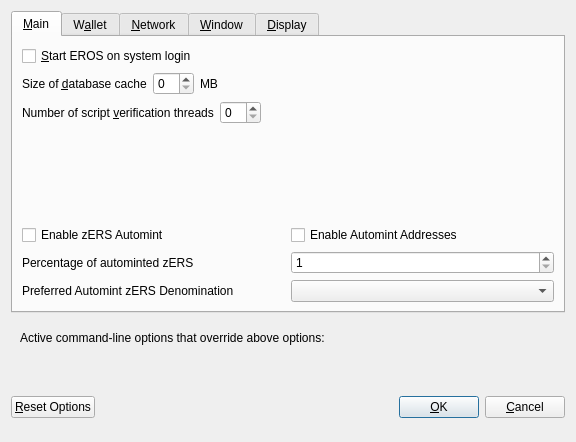
<?xml version="1.0" encoding="UTF-8"?>
<ui version="4.0">
 <class>OptionsDialog</class>
 <widget class="QDialog" name="OptionsDialog">
  <property name="geometry">
   <rect>
    <x>0</x>
    <y>0</y>
    <width>576</width>
    <height>442</height>
   </rect>
  </property>
  <property name="windowTitle">
   <string>Options</string>
  </property>
  <property name="modal">
   <bool>true</bool>
  </property>
  <layout class="QVBoxLayout" name="verticalLayout">
   <item>
    <widget class="QTabWidget" name="tabWidget">
     <property name="currentIndex">
      <number>0</number>
     </property>
     <widget class="QWidget" name="tabMain">
      <attribute name="title">
       <string>&amp;Main</string>
      </attribute>
      <layout class="QVBoxLayout" name="verticalLayout_Main">
       <item>
        <widget class="QCheckBox" name="bitcoinAtStartup">
         <property name="toolTip">
          <string>Automatically start EROS after logging in to the system.</string>
         </property>
         <property name="text">
          <string>&amp;Start EROS on system login</string>
         </property>
        </widget>
       </item>
       <item>
        <layout class="QHBoxLayout" name="horizontalLayout_2_Main">
         <item>
          <widget class="QLabel" name="databaseCacheLabel">
           <property name="text">
            <string>Size of &amp;database cache</string>
           </property>
           <property name="textFormat">
            <enum>Qt::PlainText</enum>
           </property>
           <property name="buddy">
            <cstring>databaseCache</cstring>
           </property>
          </widget>
         </item>
         <item>
          <widget class="QSpinBox" name="databaseCache"/>
         </item>
         <item>
          <widget class="QLabel" name="databaseCacheUnitLabel">
           <property name="text">
            <string>MB</string>
           </property>
           <property name="textFormat">
            <enum>Qt::PlainText</enum>
           </property>
          </widget>
         </item>
         <item>
          <spacer name="horizontalSpacer_2_Main">
           <property name="orientation">
            <enum>Qt::Horizontal</enum>
           </property>
           <property name="sizeHint" stdset="0">
            <size>
             <width>40</width>
             <height>20</height>
            </size>
           </property>
          </spacer>
         </item>
        </layout>
       </item>
       <item>
        <layout class="QHBoxLayout" name="horizontalLayout_3_Main">
         <item>
          <widget class="QLabel" name="threadsScriptVerifLabel">
           <property name="text">
            <string>Number of script &amp;verification threads</string>
           </property>
           <property name="textFormat">
            <enum>Qt::PlainText</enum>
           </property>
           <property name="buddy">
            <cstring>threadsScriptVerif</cstring>
           </property>
          </widget>
         </item>
         <item>
          <widget class="QSpinBox" name="threadsScriptVerif">
           <property name="toolTip">
            <string>(0 = auto, &lt;0 = leave that many cores free)</string>
           </property>
          </widget>
         </item>
         <item>
          <spacer name="horizontalSpacer_3_Main">
           <property name="orientation">
            <enum>Qt::Horizontal</enum>
           </property>
           <property name="sizeHint" stdset="0">
            <size>
             <width>40</width>
             <height>20</height>
            </size>
           </property>
          </spacer>
         </item>
        </layout>
       </item>
       <item>
        <spacer name="verticalSpacer_2">
         <property name="orientation">
          <enum>Qt::Vertical</enum>
         </property>
         <property name="sizeHint" stdset="0">
          <size>
           <width>20</width>
           <height>40</height>
          </size>
         </property>
        </spacer>
       </item>
       <item>
        <widget class="QWidget" name="verticalZersOptionsWidget" native="true">
         <layout class="QVBoxLayout" name="verticalZersOptionsLayout">
          <property name="margin">
           <number>0</number>
          </property>
          <item>
           <layout class="QHBoxLayout" name="horizontalAutomintingLayout">
            <item>
             <widget class="QCheckBox" name="checkBoxZeromintEnable">
              <property name="toolTip">
               <string>Enable automatic minting of ERS units to zERS</string>
              </property>
              <property name="layoutDirection">
               <enum>Qt::LeftToRight</enum>
              </property>
              <property name="text">
               <string>Enable zERS Automint</string>
              </property>
             </widget>
            </item>
            <item>
             <widget class="QCheckBox" name="checkBoxZeromintAddresses">
              <property name="toolTip">
               <string>Enable automatic zERS minting from specific addresses</string>
              </property>
              <property name="layoutDirection">
               <enum>Qt::LeftToRight</enum>
              </property>
              <property name="text">
               <string>Enable Automint Addresses</string>
              </property>
             </widget>
            </item>
           </layout>
          </item>
          <item>
           <layout class="QHBoxLayout" name="horizontalZmintPercentageLayout">
            <item>
             <widget class="QLabel" name="percentage_label">
              <property name="toolTip">
               <string>Percentage of incoming ERS which get automatically converted to zERS via Zerocoin Protocol (min: 10%)</string>
              </property>
              <property name="text">
               <string>Percentage of autominted zERS</string>
              </property>
             </widget>
            </item>
            <item>
             <widget class="QSpinBox" name="zeromintPercentage">
              <property name="minimum">
               <number>1</number>
              </property>
              <property name="maximum">
               <number>100</number>
              </property>
             </widget>
            </item>
           </layout>
          </item>
          <item>
           <layout class="QHBoxLayout" name="horizontalLayout" stretch="0,0">
            <property name="sizeConstraint">
             <enum>QLayout::SetFixedSize</enum>
            </property>
            <item>
             <widget class="QLabel" name="labelPreferredDenom">
              <property name="maximumSize">
               <size>
                <width>16777215</width>
                <height>16777215</height>
               </size>
              </property>
              <property name="toolTip">
               <string>Wait with automatic conversion to Zerocoin until enough ERS for this denomination is available</string>
              </property>
              <property name="text">
               <string>Preferred Automint zERS Denomination</string>
              </property>
             </widget>
            </item>
            <item>
             <widget class="QComboBox" name="preferredDenom">
              <property name="maximumSize">
               <size>
                <width>16777215</width>
                <height>27</height>
               </size>
              </property>
              <property name="toolTip">
               <string>Wait with automatic conversion to Zerocoin until enough ERS for this denomination is available</string>
              </property>
              <property name="maxVisibleItems">
               <number>9</number>
              </property>
              <property name="maxCount">
               <number>9</number>
              </property>
             </widget>
            </item>
           </layout>
          </item>
         </layout>
        </widget>
       </item>
      </layout>
     </widget>
     <widget class="QWidget" name="tabWallet">
      <attribute name="title">
       <string>W&amp;allet</string>
      </attribute>
      <layout class="QVBoxLayout" name="verticalLayout_Wallet">
       <item>
        <layout class="QHBoxLayout" name="horizontalLayout_2_Wallet">
         <item>
          <widget class="QLabel" name="labelStakeSplitThresholdText">
           <property name="text">
            <string>Stake split threshold:</string>
           </property>
          </widget>
         </item>
         <item>
          <widget class="QSpinBox" name="spinBoxStakeSplitThreshold">
           <property name="minimum">
            <number>1</number>
           </property>
           <property name="maximum">
            <number>999999</number>
           </property>
          </widget>
         </item>
        </layout>
       </item>
       <item>
        <widget class="QGroupBox" name="groupBox">
         <property name="title">
          <string>Expert</string>
         </property>
         <layout class="QVBoxLayout" name="verticalLayout_2">
          <item>
           <widget class="QCheckBox" name="coinControlFeatures">
            <property name="toolTip">
             <string>Whether to show coin control features or not.</string>
            </property>
            <property name="text">
             <string>Enable coin &amp;control features</string>
            </property>
           </widget>
          </item>
          <item>
           <widget class="QCheckBox" name="showMasternodesTab">
            <property name="toolTip">
             <string>Show additional tab listing all your masternodes in first sub-tab&lt;br/&gt;and all masternodes on the network in second sub-tab.</string>
            </property>
            <property name="text">
             <string>Show Masternodes Tab</string>
            </property>
           </widget>
          </item>
          <item>
           <widget class="QCheckBox" name="spendZeroConfChange">
            <property name="toolTip">
             <string>If you disable the spending of unconfirmed change, the change from a transaction&lt;br/&gt;cannot be used until that transaction has at least one confirmation.&lt;br/&gt;This also affects how your balance is computed.</string>
            </property>
            <property name="text">
             <string>&amp;Spend unconfirmed change</string>
            </property>
           </widget>
          </item>
         </layout>
        </widget>
       </item>
       <item>
        <spacer name="verticalSpacer_Wallet">
         <property name="orientation">
          <enum>Qt::Vertical</enum>
         </property>
         <property name="sizeHint" stdset="0">
          <size>
           <width>20</width>
           <height>40</height>
          </size>
         </property>
        </spacer>
       </item>
      </layout>
     </widget>
     <widget class="QWidget" name="tabNetwork">
      <attribute name="title">
       <string>&amp;Network</string>
      </attribute>
      <layout class="QVBoxLayout" name="verticalLayout_Network">
       <item>
        <widget class="QCheckBox" name="mapPortUpnp">
         <property name="toolTip">
          <string>Automatically open the EROS client port on the router. This only works when your router supports UPnP and it is enabled.</string>
         </property>
         <property name="text">
          <string>Map port using &amp;UPnP</string>
         </property>
        </widget>
       </item>
       <item>
        <widget class="QCheckBox" name="allowIncoming">
         <property name="toolTip">
          <string>Accept connections from outside</string>
         </property>
         <property name="text">
          <string>Allow incoming connections</string>
         </property>
        </widget>
       </item>
       <item>
        <widget class="QCheckBox" name="connectSocks">
         <property name="toolTip">
          <string>Connect to the EROS network through a SOCKS5 proxy.</string>
         </property>
         <property name="text">
          <string>&amp;Connect through SOCKS5 proxy (default proxy):</string>
         </property>
        </widget>
       </item>
       <item>
        <layout class="QHBoxLayout" name="horizontalLayout_1_Network">
         <item>
          <widget class="QLabel" name="proxyIpLabel">
           <property name="text">
            <string>Proxy &amp;IP:</string>
           </property>
           <property name="textFormat">
            <enum>Qt::PlainText</enum>
           </property>
           <property name="buddy">
            <cstring>proxyIp</cstring>
           </property>
          </widget>
         </item>
         <item>
          <widget class="QValidatedLineEdit" name="proxyIp">
           <property name="minimumSize">
            <size>
             <width>140</width>
             <height>0</height>
            </size>
           </property>
           <property name="maximumSize">
            <size>
             <width>140</width>
             <height>16777215</height>
            </size>
           </property>
           <property name="toolTip">
            <string>IP address of the proxy (e.g. IPv4: 127.0.0.1 / IPv6: ::1)</string>
           </property>
          </widget>
         </item>
         <item>
          <widget class="QLabel" name="proxyPortLabel">
           <property name="text">
            <string>&amp;Port:</string>
           </property>
           <property name="textFormat">
            <enum>Qt::PlainText</enum>
           </property>
           <property name="buddy">
            <cstring>proxyPort</cstring>
           </property>
          </widget>
         </item>
         <item>
          <widget class="QLineEdit" name="proxyPort">
           <property name="minimumSize">
            <size>
             <width>55</width>
             <height>0</height>
            </size>
           </property>
           <property name="maximumSize">
            <size>
             <width>55</width>
             <height>16777215</height>
            </size>
           </property>
           <property name="toolTip">
            <string>Port of the proxy (e.g. 9050)</string>
           </property>
          </widget>
         </item>
         <item>
          <spacer name="horizontalSpacer_1_Network">
           <property name="orientation">
            <enum>Qt::Horizontal</enum>
           </property>
           <property name="sizeHint" stdset="0">
            <size>
             <width>40</width>
             <height>20</height>
            </size>
           </property>
          </spacer>
         </item>
        </layout>
       </item>
       <item>
        <spacer name="verticalSpacer_Network">
         <property name="orientation">
          <enum>Qt::Vertical</enum>
         </property>
         <property name="sizeHint" stdset="0">
          <size>
           <width>20</width>
           <height>40</height>
          </size>
         </property>
        </spacer>
       </item>
      </layout>
     </widget>
     <widget class="QWidget" name="tabWindow">
      <attribute name="title">
       <string>&amp;Window</string>
      </attribute>
      <layout class="QVBoxLayout" name="verticalLayout_Window">
       <item>
        <widget class="QCheckBox" name="minimizeToTray">
         <property name="toolTip">
          <string>Show only a tray icon after minimizing the window.</string>
         </property>
         <property name="text">
          <string>&amp;Minimize to the tray instead of the taskbar</string>
         </property>
        </widget>
       </item>
       <item>
        <widget class="QCheckBox" name="minimizeOnClose">
         <property name="toolTip">
          <string>Minimize instead of exit the application when the window is closed. When this option is enabled, the application will be closed only after selecting Quit in the menu.</string>
         </property>
         <property name="text">
          <string>M&amp;inimize on close</string>
         </property>
        </widget>
       </item>
       <item>
        <spacer name="verticalSpacer_Window">
         <property name="orientation">
          <enum>Qt::Vertical</enum>
         </property>
         <property name="sizeHint" stdset="0">
          <size>
           <width>20</width>
           <height>40</height>
          </size>
         </property>
        </spacer>
       </item>
      </layout>
     </widget>
     <widget class="QWidget" name="tabDisplay">
      <attribute name="title">
       <string>&amp;Display</string>
      </attribute>
      <layout class="QVBoxLayout" name="verticalLayout_Display">
       <item>
        <layout class="QHBoxLayout" name="horizontalLayout_1_Display">
         <item>
          <widget class="QLabel" name="langLabel">
           <property name="text">
            <string>User Interface &amp;language:</string>
           </property>
           <property name="textFormat">
            <enum>Qt::PlainText</enum>
           </property>
           <property name="buddy">
            <cstring>lang</cstring>
           </property>
          </widget>
         </item>
         <item>
          <widget class="QValueComboBox" name="lang">
           <property name="toolTip">
            <string>The user interface language can be set here. This setting will take effect after restarting EROS.</string>
           </property>
          </widget>
         </item>
        </layout>
       </item>
       <item>
        <widget class="QLabel" name="label_3">
         <property name="toolTip">
          <string notr="true"/>
         </property>
         <property name="statusTip">
          <string notr="true"/>
         </property>
         <property name="whatsThis">
          <string notr="true"/>
         </property>
         <property name="accessibleName">
          <string notr="true"/>
         </property>
         <property name="text">
          <string>Language missing or translation incomplete? Help contributing translations here:
https://www.transifex.com/Eros/Eros-translations</string>
         </property>
         <property name="wordWrap">
          <bool>true</bool>
         </property>
         <property name="openExternalLinks">
          <bool>true</bool>
         </property>
         <property name="textInteractionFlags">
          <set>Qt::TextBrowserInteraction</set>
         </property>
        </widget>
       </item>
       <item>
        <layout class="QHBoxLayout" name="horizontalLayout_2_Display" stretch="0,0">
         <item>
          <widget class="QLabel" name="themeLabel">
           <property name="text">
            <string>User Interface Theme:</string>
           </property>
          </widget>
         </item>
         <item>
          <widget class="QValueComboBox" name="theme"/>
         </item>
        </layout>
       </item>
       <item>
        <widget class="QWidget" name="verticalZersDisplayWidget" native="true">
         <layout class="QVBoxLayout" name="verticalZersDisplayLayout">
          <property name="margin">
           <number>0</number>
          </property>
          <item>
           <widget class="Line" name="line">
            <property name="orientation">
             <enum>Qt::Horizontal</enum>
            </property>
           </widget>
          </item>
          <item>
           <layout class="QHBoxLayout" name="horizontalLayout_3_Display">
            <item>
             <widget class="QLabel" name="unitLabel">
              <property name="text">
               <string>Unit to show amounts in:</string>
              </property>
              <property name="textFormat">
               <enum>Qt::PlainText</enum>
              </property>
             </widget>
            </item>
            <item>
             <widget class="QValueComboBox" name="unit">
              <property name="toolTip">
               <string>Choose the default subdivision unit to show in the interface and when sending coins.</string>
              </property>
             </widget>
            </item>
           </layout>
          </item>
          <item>
           <layout class="QHBoxLayout" name="horizontalLayout_4_Display">
            <item>
             <widget class="QLabel" name="digitsLabel">
              <property name="text">
               <string>Decimal digits</string>
              </property>
             </widget>
            </item>
            <item>
             <widget class="QValueComboBox" name="digits"/>
            </item>
           </layout>
          </item>
          <item>
           <layout class="QHBoxLayout" name="horizontalLayout_5_Display">
            <item>
             <widget class="QCheckBox" name="checkBoxHideZeroBalances">
              <property name="toolTip">
               <string>Hide empty balances</string>
              </property>
              <property name="layoutDirection">
               <enum>Qt::LeftToRight</enum>
              </property>
              <property name="text">
               <string>Hide empty balances</string>
              </property>
             </widget>
            </item>
            <item>
             <widget class="QCheckBox" name="checkBoxHideOrphans">
              <property name="toolTip">
               <string>Hide orphan stakes in transaction lists</string>
              </property>
              <property name="text">
               <string>Hide orphan stakes</string>
              </property>
             </widget>
            </item>
            <item>
             <spacer name="horizontalSpacer">
              <property name="orientation">
               <enum>Qt::Horizontal</enum>
              </property>
              <property name="sizeHint" stdset="0">
               <size>
                <width>40</width>
                <height>20</height>
               </size>
              </property>
             </spacer>
            </item>
           </layout>
          </item>
          <item>
           <layout class="QHBoxLayout" name="horizontalLayout_6_Display">
            <item>
             <widget class="QLabel" name="thirdPartyTxUrlsLabel">
              <property name="toolTip">
               <string>Third party URLs (e.g. a block explorer) that appear in the transactions tab as context menu items. %s in the URL is replaced by transaction hash. Multiple URLs are separated by vertical bar |.</string>
              </property>
              <property name="text">
               <string>Third party transaction URLs</string>
              </property>
             </widget>
            </item>
            <item>
             <widget class="QLineEdit" name="thirdPartyTxUrls">
              <property name="toolTip">
               <string>Third party URLs (e.g. a block explorer) that appear in the transactions tab as context menu items. %s in the URL is replaced by transaction hash. Multiple URLs are separated by vertical bar |.</string>
              </property>
             </widget>
            </item>
           </layout>
          </item>
         </layout>
        </widget>
       </item>
       <item>
        <spacer name="verticalSpacer">
         <property name="orientation">
          <enum>Qt::Vertical</enum>
         </property>
         <property name="sizeHint" stdset="0">
          <size>
           <width>20</width>
           <height>40</height>
          </size>
         </property>
        </spacer>
       </item>
      </layout>
     </widget>
    </widget>
   </item>
   <item>
    <widget class="QFrame" name="frame">
     <layout class="QVBoxLayout" name="verticalLayout_Bottom">
      <item>
       <layout class="QHBoxLayout" name="horizontalLayout_Bottom">
        <item>
         <widget class="QLabel" name="overriddenByCommandLineInfoLabel">
          <property name="text">
           <string>Active command-line options that override above options:</string>
          </property>
          <property name="textFormat">
           <enum>Qt::PlainText</enum>
          </property>
         </widget>
        </item>
        <item>
         <spacer name="horizontalSpacer_Bottom">
          <property name="orientation">
           <enum>Qt::Horizontal</enum>
          </property>
          <property name="sizeHint" stdset="0">
           <size>
            <width>40</width>
            <height>20</height>
           </size>
          </property>
         </spacer>
        </item>
       </layout>
      </item>
      <item>
       <widget class="QLabel" name="overriddenByCommandLineLabel">
        <property name="text">
         <string/>
        </property>
        <property name="textFormat">
         <enum>Qt::PlainText</enum>
        </property>
        <property name="wordWrap">
         <bool>true</bool>
        </property>
       </widget>
      </item>
     </layout>
    </widget>
   </item>
   <item>
    <layout class="QHBoxLayout" name="horizontalLayout_Buttons">
     <item>
      <widget class="QPushButton" name="resetButton">
       <property name="toolTip">
        <string>Reset all client options to default.</string>
       </property>
       <property name="text">
        <string>&amp;Reset Options</string>
       </property>
       <property name="autoDefault">
        <bool>false</bool>
       </property>
      </widget>
     </item>
     <item>
      <spacer name="horizontalSpacer_1">
       <property name="orientation">
        <enum>Qt::Horizontal</enum>
       </property>
       <property name="sizeHint" stdset="0">
        <size>
         <width>40</width>
         <height>48</height>
        </size>
       </property>
      </spacer>
     </item>
     <item>
      <widget class="QLabel" name="statusLabel">
       <property name="minimumSize">
        <size>
         <width>200</width>
         <height>0</height>
        </size>
       </property>
       <property name="font">
        <font>
         <weight>75</weight>
         <bold>true</bold>
        </font>
       </property>
       <property name="text">
        <string/>
       </property>
       <property name="textFormat">
        <enum>Qt::PlainText</enum>
       </property>
       <property name="wordWrap">
        <bool>true</bool>
       </property>
      </widget>
     </item>
     <item>
      <spacer name="horizontalSpacer_2">
       <property name="orientation">
        <enum>Qt::Horizontal</enum>
       </property>
       <property name="sizeHint" stdset="0">
        <size>
         <width>40</width>
         <height>48</height>
        </size>
       </property>
      </spacer>
     </item>
     <item>
      <widget class="QPushButton" name="okButton">
       <property name="text">
        <string>&amp;OK</string>
       </property>
       <property name="autoDefault">
        <bool>false</bool>
       </property>
       <property name="default">
        <bool>true</bool>
       </property>
      </widget>
     </item>
     <item>
      <widget class="QPushButton" name="cancelButton">
       <property name="text">
        <string>&amp;Cancel</string>
       </property>
       <property name="autoDefault">
        <bool>false</bool>
       </property>
      </widget>
     </item>
    </layout>
   </item>
  </layout>
 </widget>
 <customwidgets>
  <customwidget>
   <class>QValidatedLineEdit</class>
   <extends>QLineEdit</extends>
   <header>qvalidatedlineedit.h</header>
  </customwidget>
  <customwidget>
   <class>QValueComboBox</class>
   <extends>QComboBox</extends>
   <header>qvaluecombobox.h</header>
  </customwidget>
 </customwidgets>
 <resources/>
 <connections/>
</ui>
